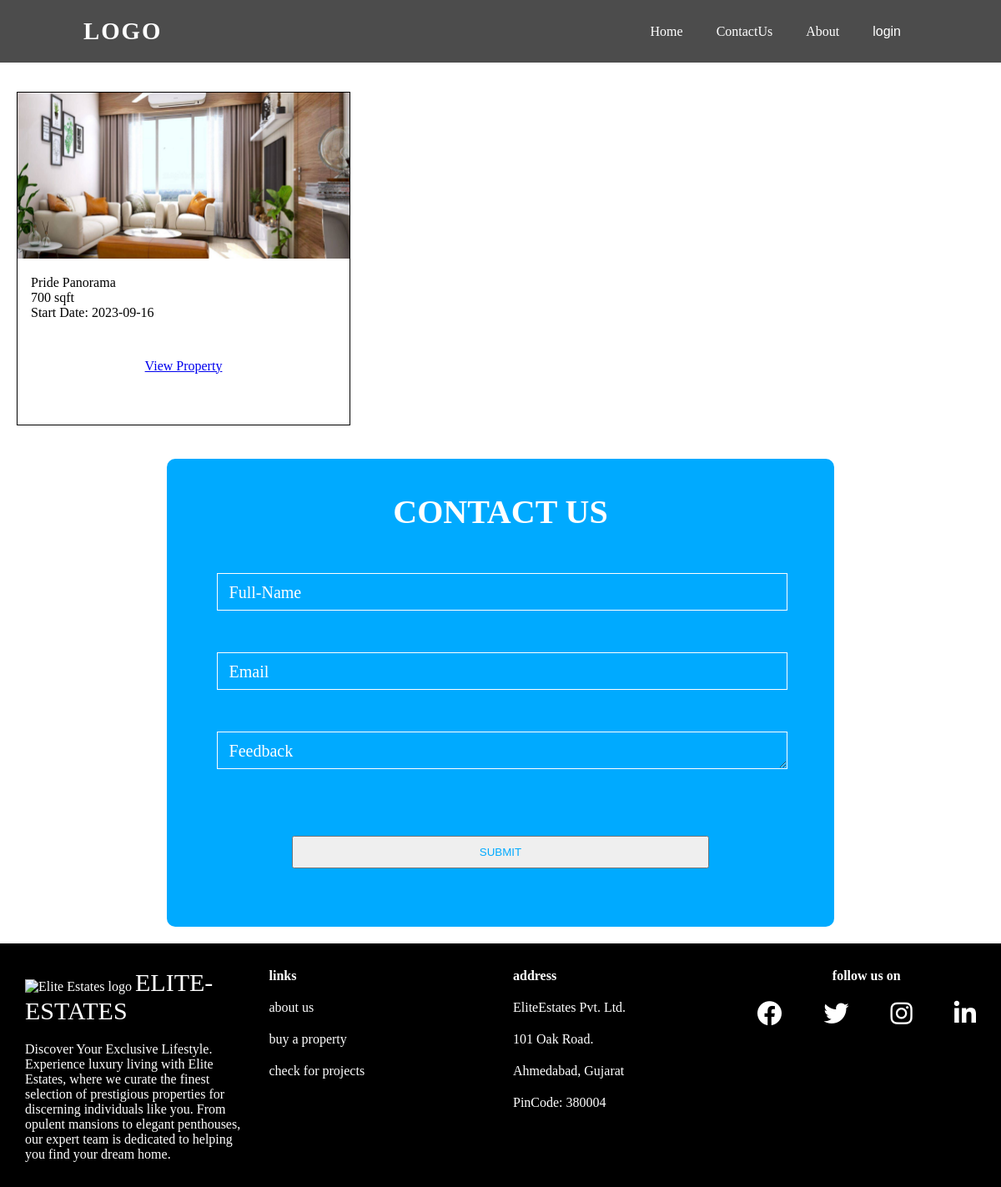
Page /templates/upcoming-projects.php on the committed database.
### tables this page shows
CREATE TABLE `upcoming_projects` (
  `upcoming_project_id` int(4) NOT NULL,
  `upcoming_project_name` varchar(20) NOT NULL,
  `upcoming_project_location` text NOT NULL,
  `upcoming_project_bhk` int(2) NOT NULL,
  `upcoming_project_sqft` varchar(5) NOT NULL,
  `upcoming_project_floor_level` varchar(3) NOT NULL,
  `upcoming_project_expected_start_date` date NOT NULL,
  `upcoming_project_expected_end_date` date NOT NULL,
  `upcoming_project_status` varchar(20) NOT NULL,
  `upcoming_project_developer` varchar(20) NOT NULL,
  `upcoming_project_image_1` varchar(255) NOT NULL,
  `upcoming_project_image_2` varchar(255) NOT NULL,
  `upcoming_project_image_3` varchar(255) NOT NULL,
  `upcoming_project_ad_date` timestamp NOT NULL DEFAULT current_timestamp()
);

### templates/upcoming-projects.php (the view, shortened to what this page needs)
<?php
include '../db.php';
$result = $conn->query('SELECT * FROM upcoming_projects');
?>
<!DOCTYPE html>
<html lang="en">
<head>
    <link rel="stylesheet" href="../styles/up.css" />
    <link rel="stylesheet" href="../styles/navbars.css" />
    <link rel="stylesheet" href="../styles/contact-form.css" />
    <link rel="stylesheet" href="../styles/footers.css" />
    <link rel="stylesheet" href="https://cdnjs.cloudflare.com/ajax/libs/font-awesome/6.4.0/css/all.min.css">
</head>
<body>
    <?php include '../components/navbars.php' ?>
    <div class="up-lists container">
        <div class="grid-container">
            <?php while ($row = $result->fetch_assoc()) { ?>
                <div class="card">
                    <div class="image">
                        <img src="../images/property-images/<?php echo $row['upcoming_project_image_1'] ?>" alt="_" />
                    </div>
                    <div class="caption">
                        <p class="property-name"><?php echo $row['upcoming_project_name'] ?></p>
                        <p class="property-rent"><?php echo $row['upcoming_project_sqft'] ?> sqft</p>
                        <p class="property-sqft">Start Date: <?php echo $row['upcoming_project_expected_start_date'] ?></p>
                    </div>
                    <a href="../view/view-up.php?up_id=<?php echo $row['upcoming_project_id'] ?>">View Property</a>
                </div>
            <?php } ?>
        </div>
    </div>
    <?php include '../components/contact-form.php' ?>
    <?php include '../components/footer.php' ?>
</body>
</html>

### styles/up.css (style rules this page uses)
* { margin: 0; padding: 0; box-sizing: border-box; scroll-behavior: smooth; }
.up-lists { padding: 90px 0 0 0; }
.container { max-width: 1300px; margin: 0 auto; }
.grid-container { display: grid; grid-template-columns: auto auto auto; }
.card { max-width: 400px; width: 400px; text-align: center; height: 400px; border: 1px solid black; margin: 20px; }
.up-lists .card .image { height: 50%; margin-bottom: 20px; }
.up-lists .card .image img { width: 100%; height: 100%; object-fit: cover; }
.up-lists .card .caption { padding-left: 1em; text-align: left; height: 25%; }

### styles/navbars.css (style rules this page uses)
* { margin: 0; padding: 0; box-sizing: border-box; }

### rows in the picture
upcoming_projects: upcoming_project_image_1 (picture), upcoming_project_name "Pride Panorama", upcoming_project_sqft "700", upcoming_project_expected_start_date "2023-09-16"
